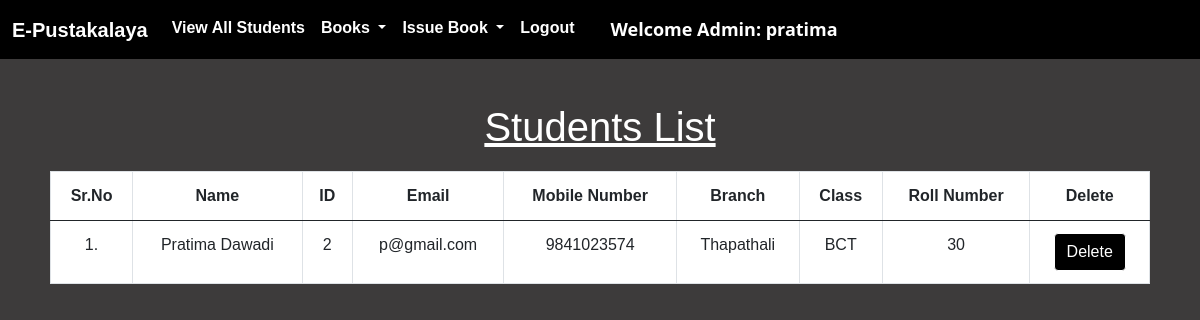
The page /view_students/ (signed in) on the database as committed earlier.
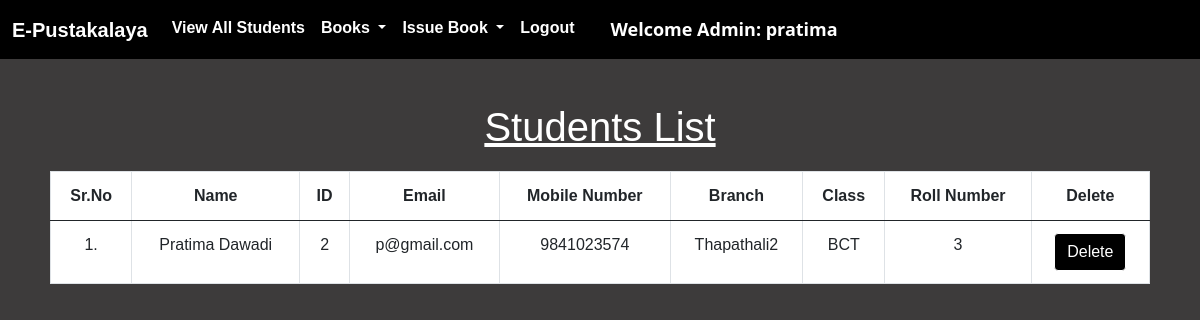
The same page on the database as committed later.
### library/models.py (models this page shows, shortened)
class Student(models.Model):
    user = models.OneToOneField(User, on_delete=models.CASCADE)
    classroom = models.CharField(max_length=10)
    branch = models.CharField(max_length=10)
    roll_no = models.CharField(max_length=3, blank=True)
    phone = models.CharField(max_length=10, blank=True)
    image = models.ImageField(upload_to="", blank=True)

### library/views.py (the view)
# urls.py: path("view_students/", views.view_students, name="view_students"),
@login_required(login_url = '/admin_login')
def view_students(request):
    students = Student.objects.all()
    return render(request, "view_students.html", {'students':students})

### library/templates/view_students.html (shortened to what this page needs)
{% extends 'admin_navbar.html' %}
{% load static %}
{% block body %}
<div class="container mt-4">
    <h1 class="text-center" style="color: white"><u>Students List</u></h1>
    <table class="table table-hover" id="example">
        <thead>
            <tr class="text-center">
                <th>Sr.No</th>
                <th>Name</th>
                <th>ID</th>
                <th>Email</th>
                <th>Mobile Number</th>
                <th>Branch</th>
                <th>Class</th>
                <th>Roll Number</th>
                <th>Delete</th>
            </tr>
        </thead>
        <tbody>
            {% for student in students %}
            <tr class="text-center">
                <td>{{forloop.counter}}.</td>
                <td>{{student.user.get_full_name}}</td>
                <td>{{student.user.id}}</td>
                <td>{{student.user.email}}</td>
                <td>{{student.phone}}</td>
                <td>{{student.branch}}</td>
                <td>{{student.classroom}}</td>
                <td>{{student.roll_no}}</td>
                <td><a href="/delete_student/{{student.id}}/" class="btn btn-danger" onclick="return confirm('Are you sure you want to delete this student?')">Delete</a></td>
            </tr>
            {% endfor %}
        </tbody>
    </table>
    </div>
{% endblock %}

Rows that differ between the two databases and show on the page:
changed Student "BCT": branch "Thapathali" → "Thapathali2"; roll_no "30" → "3"
